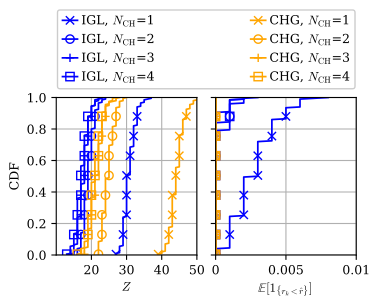

Python code for this plot:
import os
import pandas as pd
import numpy as np
import matplotlib.pyplot as plt
from sim_src.util import GET_LOG_PATH_FOR_SIM_SCRIPT

FONT_SIZE = 9
fig_width_px = 375
fig_height_px = 300
dpi = 100  # Typical screen DPI, adjust if necessary
fig_width_in = fig_width_px / dpi
fig_height_in = fig_height_px / dpi

plt.rc('font', family='serif')
plt.rc('mathtext', fontset='cm')
plt.rc('font', size=FONT_SIZE)  # Default font size
plt.rc('axes', titlesize=FONT_SIZE)  # Font size of the axes title
plt.rc('axes', labelsize=FONT_SIZE)  # Font size of the x and y labels
plt.rc('xtick', labelsize=FONT_SIZE)  # Font size of the tick labels
plt.rc('ytick', labelsize=FONT_SIZE)  # Font size of the tick labels
plt.rc('legend', fontsize=FONT_SIZE)  # Font size for legends

def moving_average(data, window_size=100):
    return np.convolve(data, np.ones(window_size)/window_size, mode='full')


from working_dir_path import get_controller_path
current_dir = os.path.dirname(os.path.abspath(__file__))

data_name_list = [r"IGL, $N_{\text{CH}}$=1",r"IGL, $N_{\text{CH}}$=2",r"IGL, $N_{\text{CH}}$=3",r"IGL, $N_{\text{CH}}$=4",r"CHG, $N_{\text{CH}}$=1",r"CHG, $N_{\text{CH}}$=2",r"CHG, $N_{\text{CH}}$=3",r"CHG, $N_{\text{CH}}$=4"]

# Create subplots
fig, axs = plt.subplots(1, 2)
# fig_width_in = (fig_width_px * 3 + 40) / dpi  # Adjust width for three subplots and spacing
fig.set_size_inches(fig_width_in, fig_height_in)

# Define the paths to your three data files
folder_1 = os.path.join(get_controller_path(), "sim_alg/test_online/log-test_online_static/test_online_static-2024-December-14-12-10-32-ail")
folder_2 = os.path.join(get_controller_path(), "sim_alg/test_online/log-test_online_static_channel_filtering_2/test_online_static_channel_filtering_2-2025-December-12-21-22-03-ail")
folder_3 = os.path.join(get_controller_path(), "sim_alg/test_online/log-test_online_static_channel_filtering_3/test_online_static_channel_filtering_3-2025-December-12-21-01-37-ail")
folder_4 = os.path.join(get_controller_path(), "sim_alg/test_online/log-test_online_static_channel_filtering_4/test_online_static_channel_filtering_4-2025-December-12-22-03-22-ail")

folder_g1 = os.path.join(get_controller_path(), "sim_alg/test_online/log-test_online_static_channel_filtering_1_hg_chg/test_online_static_channel_filtering_1_hg_chg-2026-February-20-15-20-07-ail")
folder_g2 = os.path.join(get_controller_path(), "sim_alg/test_online/log-test_online_static_channel_filtering_2_hg_chg/test_online_static_channel_filtering_2_hg_chg-2026-February-19-15-56-27-ail")
folder_g3 = os.path.join(get_controller_path(), "sim_alg/test_online/log-test_online_static_channel_filtering_3_hg_chg/test_online_static_channel_filtering_3_hg_chg-2026-February-19-16-32-20-ail")
folder_g4 = os.path.join(get_controller_path(), "sim_alg/test_online/log-test_online_static_channel_filtering_4_hg_chg/test_online_static_channel_filtering_4_hg_chg-2026-February-19-17-00-26-ail")

data_list = []

nc1 = np.genfromtxt(os.path.join(folder_1,"ES_GGM.nc.final.txt"), delimiter=',')[:,3:].squeeze()
nc2 = np.genfromtxt(os.path.join(folder_2,"ES_GGM.nc.final.txt"), delimiter=',')[:,3:].squeeze()
nc3 = np.genfromtxt(os.path.join(folder_3,"ES_GGM.nc.final.txt"), delimiter=',')[:,3:].squeeze()
nc4 = np.genfromtxt(os.path.join(folder_4,"ES_GGM.nc.final.txt"), delimiter=',')[:,3:].squeeze()

nf1 = np.genfromtxt(os.path.join(folder_1,"ES_GGM.nf.final.txt"), delimiter=',')[:,3:].squeeze()/1000
nf2 = np.genfromtxt(os.path.join(folder_2,"ES_GGM.nf.final.txt"), delimiter=',')[:,3:].squeeze()/1000
nf3 = np.genfromtxt(os.path.join(folder_3,"ES_GGM.nf.final.txt"), delimiter=',')[:,3:].squeeze()/1000
nf4 = np.genfromtxt(os.path.join(folder_4,"ES_GGM.nf.final.txt"), delimiter=',')[:,3:].squeeze()/1000

nc_g1 = np.genfromtxt(os.path.join(folder_g1,"ES_GGM.nc.final.txt"), delimiter=',')[:,3:].squeeze()
nc_g2 = np.genfromtxt(os.path.join(folder_g2,"ES_GGM.nc.final.txt"), delimiter=',')[:,3:].squeeze()
nc_g3 = np.genfromtxt(os.path.join(folder_g3,"ES_GGM.nc.final.txt"), delimiter=',')[:,3:].squeeze()
nc_g4 = np.genfromtxt(os.path.join(folder_g4,"ES_GGM.nc.final.txt"), delimiter=',')[:,3:].squeeze()

nf_g1 = np.genfromtxt(os.path.join(folder_g1,"ES_GGM.nf.final.txt"), delimiter=',')[:,3:].squeeze()/1000
nf_g2 = np.genfromtxt(os.path.join(folder_g2,"ES_GGM.nf.final.txt"), delimiter=',')[:,3:].squeeze()/1000
nf_g3 = np.genfromtxt(os.path.join(folder_g3,"ES_GGM.nf.final.txt"), delimiter=',')[:,3:].squeeze()/1000
nf_g4 = np.genfromtxt(os.path.join(folder_g4,"ES_GGM.nf.final.txt"), delimiter=',')[:,3:].squeeze()/1000

k = 8  # choose the channel index you want
Z = [nc1[k::11], nc2[k::11], nc3[k::11], nc4[k::11], nc_g1[k::11], nc_g2[k::11], nc_g3[k::11], nc_g4[k::11]]
E = [nf1[k::11], nf2[k::11], nf3[k::11], nf4[k::11], nf_g1[k::11], nf_g2[k::11], nf_g3[k::11], nf_g4[k::11]]
    
# print(data_list)

# for x in range(len(data_list)):
#     print(data_list[x])


lines = []

xlabels = [r'$Z$',r'$\mathbb{E}[\mathbf{1}_{\{r_k < \hat{r}\}}]$']

markers = ['x','o','+','s']



data_list = Z + E 
# Plot
lines = []
for i in range(2):
    for j in range(8):
        d = data_list[i*8 + j]
        data_sorted = np.sort(d)
        cdf = np.arange(1, len(data_sorted) + 1) / len(data_sorted)
        line, = axs[i].plot(data_sorted, cdf, marker=markers[j%4], markevery=25, linewidth=1.25, markerfacecolor='none',color='blue' if j < 4 else 'orange')
        lines.append(line)
        
    axs[i].set_xlabel(xlabels[i])
    axs[i].set_yticks(np.arange(0,6)*0.2)      # Remove y-axis ticks
    axs[i].set_ylim(0, 1)

    if i == 0:
        axs[i].set_ylabel(r'CDF')
    else:
        axs[i].set_yticklabels([])
        axs[i].set_ylabel('')      # Remove y-axis label

    if i == 0:
        axs[i].set_xlim(10, 50)
        axs[i].set_xticks([20,30,40,50])     
    if i == 1:
        axs[i].set_xlim(0, 0.01)
        axs[i].set_xticks([0,0.005,0.01])      
        axs[i].set_xticklabels(['0','0.005','0.01'])

    axs[i].set_position([0.15+0.425*i, 0.15, 0.375, 0.525])
    axs[i].grid(True)

# Add a legend
fig.legend(lines, data_name_list ,fontsize=FONT_SIZE, loc='lower left', bbox_to_anchor=(0.15, 0.7, 0.8, 0.15), ncol = 2 , borderaxespad=0.1,handletextpad=0.3,handlelength=1.2,fancybox=True, framealpha=1,mode='expand' )
# axs[0].legend(fontsize=8, loc='lower left', bbox_to_anchor=(0, 1.02, 5,0.1), ncol=3,borderaxespad=0.)
# plt.subplots_adjust(left=0.175, right=0.95,bottom=0.175,top=0.95)


# Save the figure as a PDF
output_path = os.path.join(current_dir, os.path.splitext(os.path.basename(__file__))[0]) + '.pdf'

fig.savefig(output_path, format='pdf', pad_inches=0.)

# Display the plot
plt.show()
